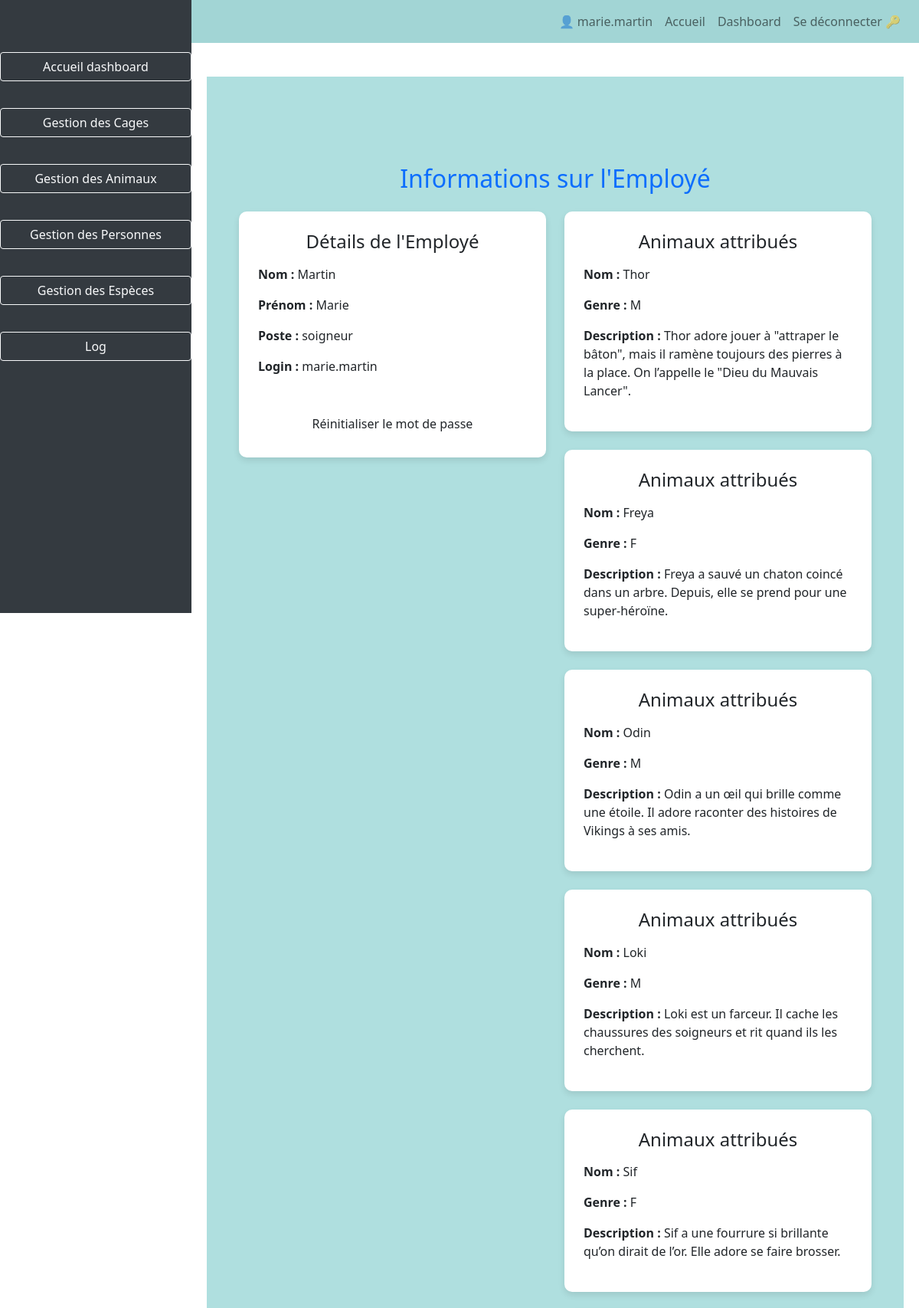
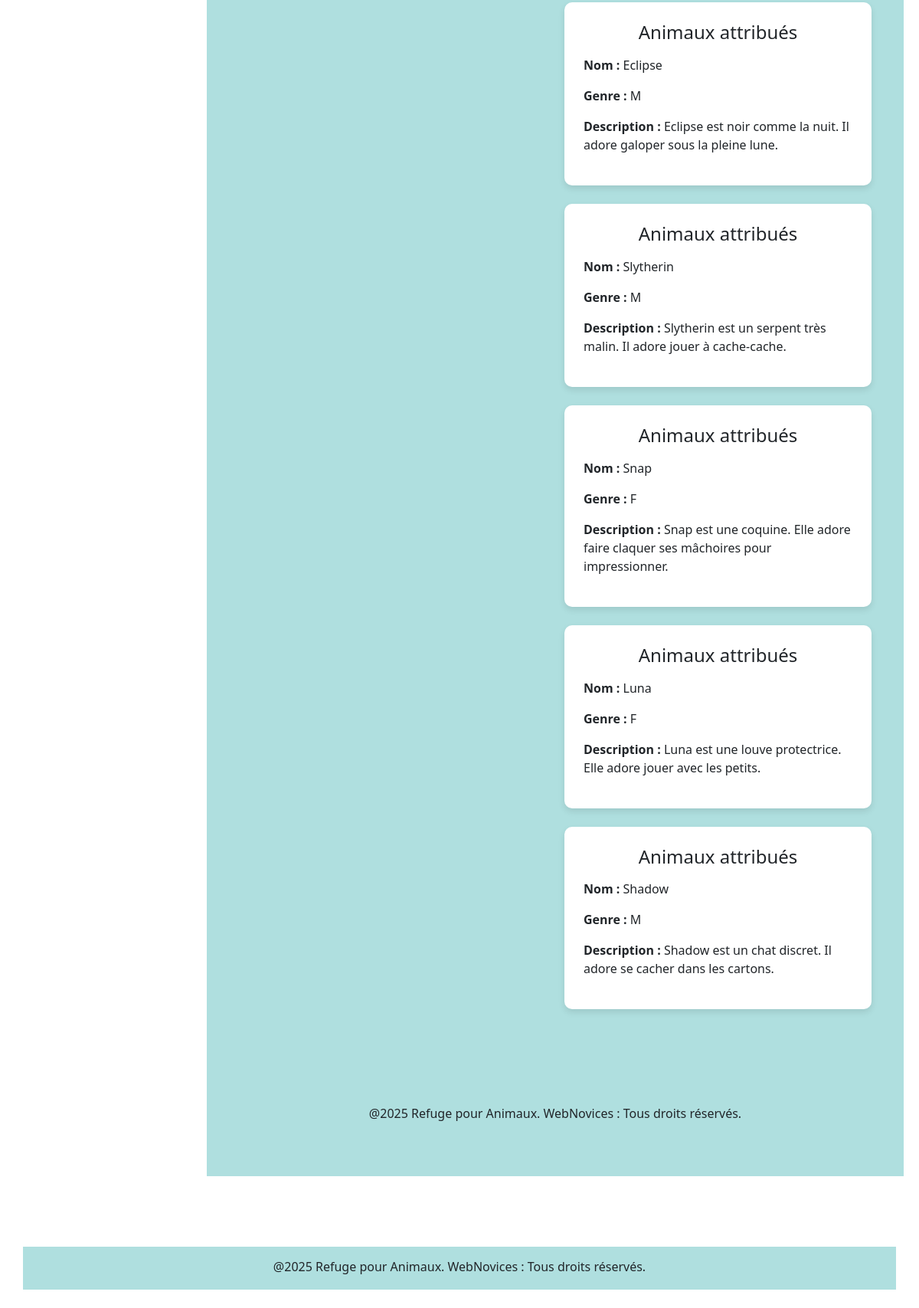
Page /?page=dashboard&table=employe&id=2 (signed in) on the committed database (2 pictures, top to bottom).
### tables this page shows
CREATE TABLE `personnel` (
  `id_personnel` int NOT NULL AUTO_INCREMENT,
  `nom` varchar(100) DEFAULT NULL,
  `prenom` varchar(100) DEFAULT NULL,
  `poste` enum('soigneur','administratif','cadre') DEFAULT NULL,
  `login` varchar(50) DEFAULT NULL,
  `mot_de_passe` varchar(255) DEFAULT NULL,
  `IsArchived` tinyint(1) DEFAULT '0',
  `role` varchar(100) NOT NULL DEFAULT 'admin',
  PRIMARY KEY (`id_personnel`)
);

CREATE TABLE `s_occuper` (
  `id_animal` int NOT NULL,
  `id_personnel` int NOT NULL,
  PRIMARY KEY (`id_animal`,`id_personnel`),
  KEY `id_personnel` (`id_personnel`),
  CONSTRAINT `s_occuper_ibfk_1` FOREIGN KEY (`id_animal`) REFERENCES `animal` (`id_animal`),
  CONSTRAINT `s_occuper_ibfk_2` FOREIGN KEY (`id_personnel`) REFERENCES `personnel` (`id_personnel`)
);

CREATE TABLE `animal` (
  `id_animal` int NOT NULL AUTO_INCREMENT,
  `nom` varchar(100) DEFAULT NULL,
  `genre` enum('M','F') DEFAULT NULL,
  `numero` varchar(50) DEFAULT NULL,
  `pays` varchar(100) DEFAULT NULL,
  `date_naissance` date DEFAULT NULL,
  `date_arrivee` date DEFAULT NULL,
  `date_deces` date DEFAULT NULL,
  `description` text,
  `image` varchar(250) DEFAULT NULL,
  `id_cage` int DEFAULT NULL,
  `id_responsable` int DEFAULT NULL,
  `isArchived` tinyint(1) DEFAULT '0',
  PRIMARY KEY (`id_animal`),
  KEY `id_cage` (`id_cage`),
  KEY `fk_animal_personnel` (`id_responsable`),
  CONSTRAINT `animal_ibfk_1` FOREIGN KEY (`id_cage`) REFERENCES `cage` (`id_cage`),
  CONSTRAINT `fk_animal_personnel` FOREIGN KEY (`id_responsable`) REFERENCES `personnel` (`id_personnel`)
);

### www/src/model/Personnel.php (called while the page is built, shortened)
<?php
class Personnel
{
    public function getPersonnelById($id)
    {
        try{
        $mysqlClient=dbConnect();
        $personnelStatement = $mysqlClient->prepare('SELECT * FROM personnel WHERE id_personnel = :id');
        $personnelStatement->bindParam(':id', $id);
        $personnelStatement->execute();
        $personnel=$personnelStatement->fetch();
        return $personnel;}
        catch(Exception $exception){
            die('Erreur : '.$exception->getMessage());
        }
    }
}

### www/src/model/Animaux.php (called while the page is built, shortened)
<?php
class Animaux
{
    public function getAnimauxByPersonnel($id_personnel)
    {
        $pdo = dbConnect();
        $sql = "SELECT *
                FROM animal a
                JOIN s_occuper s ON a.id_animal = s.id_animal
                WHERE s.id_personnel = :id_personnel AND a.isArchived = 0";
        $stmt = $pdo->prepare($sql);
        $stmt->execute(['id_personnel' => $id_personnel]);
        return $stmt->fetchAll(PDO::FETCH_ASSOC);
    }
}

### www/src/template/employe.php (the view, shortened to what this page needs)
<?php
require_once(dirname(__DIR__) . '/model/Personnel.php');
require_once(dirname(__DIR__) . '/model/Animaux.php');
$id = isset($_GET['id']) ? $_GET['id'] : 1;
$modelPersonnel = new Personnel();
$employe = $modelPersonnel->getPersonnelById($id);
$animalObj = new Animaux();
$animaux = $animalObj->getAnimauxByPersonnel($id);
?>
<body>
<div class="container mt-5">
    <h2 class="text-center text-primary mb-4">Informations sur l'Employé</h2>
    <div class="row justify-content-center">
        <div class="col-md-6">
            <?php if ($employe): ?>
                <div class="employee-card">
                    <h4 class="text-center mb-3">Détails de l'Employé</h4>
                    <p><strong>Nom :</strong> <?= htmlspecialchars($employe['nom']) ?></p>
                    <p><strong>Prénom :</strong> <?= htmlspecialchars($employe['prenom']) ?></p>
                    <p><strong>Poste :</strong> <?= htmlspecialchars($employe['poste']) ?></p>
                    <p><strong>Login :</strong> <?= htmlspecialchars($employe['login']) ?></p>
                     <?php if ($_SESSION['id_personnel'] == $employe['id_personnel']) : ?>
                    <div class="text-center mt-4">
                        <a href='/?page=dashboard&table=resseting&id=<?=$employe['id_personnel'] ?>' class="btn btn-reset px-4">Réinitialiser le mot de passe</a>
                    </div>
                    <?php endif ?>
                </div>
            <?php endif; ?>
        </div>
        <?php if($_SESSION['role'] == 'superadmin') :?>
            <div class="container d-flex justify-content-center gap-3">
                <button type="button" class="btn btn-secondary btn-lg" data-bs-toggle="modal" data-bs-target="#animalsTreated">gérer les animaux soigné</button>
                <button type="button" class="btn btn-secondary btn-lg" data-bs-toggle="modal" data-bs-target="#animalsResp">gérer les animaux en responsabilité</button>
            </div>
        <?php else : ?>
        <div class="col-md-6">
            <?php
            foreach($animaux as $animal){
                echo '<div class="employee-card mb-4">';
                echo '<h4 class="text-center mb-3">Animaux attribués</h4>';
                echo '<p><strong>Nom :</strong> ' . htmlspecialchars($animal['nom']) . '</p>';
                echo '<p><strong>Genre :</strong> ' . htmlspecialchars($animal['genre']) . '</p>';
                echo '<p><strong>Description :</strong> ' . htmlspecialchars($animal['description']) . '</p>';
                echo '</div>';
            }
            ?>
        </div>
        <?php endif; ?>
    </div>
</div>
<footer class="text-dark text-center custom-footer py-4 mt-5">
    <div class="container">
        <p class="mb-1">@2025 Refuge pour Animaux. WebNovices : Tous droits réservés.</p>
    </div>
</footer>
</body>
</html>

### www/src/style/dashboard.css (style rules this page uses)
.btn { margin-top: 20px; background: green; }

### www/src/template/dashboard.php (style rules this page uses)
.btn { margin-top: 20px; background: green; }

### www/src/template/employe.php (style rules this page uses)
body { background-color: #AFDFDF; font-family: Arial, sans-serif; }
.employee-card { background: white; padding: 25px; border-radius: 10px; box-shadow: 0 4px 8px rgba(0, 0, 0, 0.1); transition: transform 0.3s ease-in-out, box-shadow 0.3s ease-in-out; }
.btn-reset { background-color:#023636; color: white; transition: background-color 0.3s ease; }
.text-primary { color:black; }
.container { background-color: #AFDFDF; padding: 14px; }
.btn { background:#023636; }

### www/src/template/footer.php (style rules this page uses)
.container { background-color: #AFDFDF; padding: 14px; }

### rows in the picture
personnel: nom "Martin", prenom "Marie", poste "soigneur", login "marie.martin"
s_occuper: id_animal.nom "Thor", id_animal.genre "M", id_animal.description "Thor adore jouer à \"attraper le bâton\", mais il ramène toujours des pierres à la place. On l’appelle le \"Dieu du Mauvais Lancer\"."
s_occuper: id_animal.nom "Freya", id_animal.genre "F", id_animal.description "Freya a sauvé un chaton coincé dans un arbre. Depuis, elle se prend pour une super-héroïne."
s_occuper: id_animal.nom "Odin", id_animal.genre "M", id_animal.description "Odin a un œil qui brille comme une étoile. Il adore raconter des histoires de Vikings à ses amis."
s_occuper: id_animal.nom "Loki", id_animal.genre "M", id_animal.description "Loki est un farceur. Il cache les chaussures des soigneurs et rit quand ils les cherchent."
s_occuper: id_animal.nom "Sif", id_animal.genre "F", id_animal.description "Sif a une fourrure si brillante qu’on dirait de l’or. Elle adore se faire brosser."
s_occuper: id_animal.nom "Eclipse", id_animal.genre "M", id_animal.description "Eclipse est noir comme la nuit. Il adore galoper sous la pleine lune."
s_occuper: id_animal.nom "Slytherin", id_animal.genre "M", id_animal.description "Slytherin est un serpent très malin. Il adore jouer à cache-cache."
s_occuper: id_animal.nom "Snap", id_animal.genre "F", id_animal.description "Snap est une coquine. Elle adore faire claquer ses mâchoires pour impressionner."
s_occuper: id_animal.nom "Luna", id_animal.genre "F", id_animal.description "Luna est une louve protectrice. Elle adore jouer avec les petits."
s_occuper: id_animal.nom "Shadow", id_animal.genre "M", id_animal.description "Shadow est un chat discret. Il adore se cacher dans les cartons."

### other values in the picture
$_SESSION['login'] "marie.martin"
